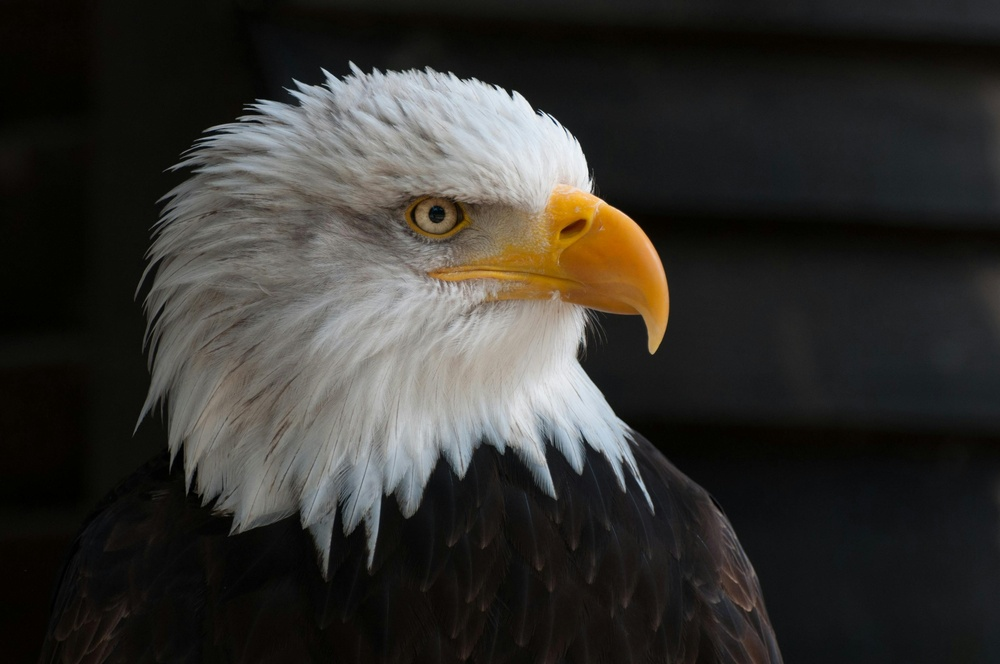
//> input picture image.jpg, 1000 x 664 px, shrunk from 3289 x 2184 before the run
$ ./add_text image.jpg   (built with g++ and OpenCV 4)
//> lines starting //> are read from the running program, lines starting //| are printed output that depends on the picture; after the words box and inside, x2 and y2 are one past the last pixel; in counts of white or black regions, pixels touching at a corner belong together
#include <opencv2/core/core.hpp>
#include <opencv2/highgui/highgui.hpp>
#include <opencv2/imgproc/imgproc.hpp>
#include <iostream>

using namespace std;
using namespace cv;

// Global variables
int fontSize = 20;
Scalar color = Scalar(255, 0, 0); // Default color
int fontweight = 3;
Mat image;

// Mouse callback function
void mouseCallback(int event, int x, int y, int flags, void* userdata) {
    if (event == EVENT_MOUSEWHEEL) {
        if (flags > 0) {
            // Scroll up, increase font size
            fontSize += 5;
        } else {
            // Scroll down, decrease font size
            fontSize = max(5, fontSize - 5); // Ensure fontSize does not become negative
        }

        // Update font size display
        Mat fontDisplay = Mat::zeros(50, 200, CV_8UC3); // Create a black image to display font size
        putText(fontDisplay, "Font Size: " + to_string(fontSize), Point(10, 30), FONT_HERSHEY_SIMPLEX, 0.8, Scalar(255, 255, 255), 2);
        imshow("Font Size Display", fontDisplay);

        // Add text with updated font size
        Mat tempImage = image.clone();
        putText(tempImage, "Sample Text", Point(20, 50), FONT_HERSHEY_SIMPLEX, fontSize, color, fontweight);
        imshow("image proc. st. 1.0", tempImage);
    }
}

int main(int argc, char *argv[]) {
    if (argc != 2) {
        cout << "usage: [add_text image.jpg/png]" << endl;
        return 0;
    }

    image = imread(argv[1], IMREAD_COLOR);
//> image is the input picture: 664 rows x 1000 cols, CV_8UC3; mean B, G, R 46.2, 49.9, 51.6
    if (image.empty()) {
        cout << "unable to load " << argv[1] << endl;
        return 0;
    }

    // Create a window to display font size
    namedWindow("Font Size Display");
    moveWindow("Font Size Display", 20, 20);

    // Update font size display
    Mat fontDisplay = Mat::zeros(50, 200, CV_8UC3); // Create a black image to display font size
    putText(fontDisplay, "Font Size: " + to_string(fontSize), Point(10, 30), FONT_HERSHEY_SIMPLEX, 0.8, Scalar(255, 255, 255), 2);
    imshow("Font Size Display", fontDisplay);
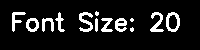
//> window 'Font Size Display': 50 rows x 200 cols, CV_8UC3; 10.7% white; 13 white regions (3 under 20 px), largest, box (x1, y1, x2, y2) and area: (79, 12, 93, 32) 139, (166, 12, 180, 32) 138, (150, 12, 164, 32) 131

    // Create window for the image
    namedWindow("image proc. st. 1.0");
    moveWindow("image proc. st. 1.0", 20, 100);

    setMouseCallback("image proc. st. 1.0", mouseCallback);

    putText(image, "Sample Text", Point(20, 50), FONT_HERSHEY_SIMPLEX, fontSize, color, fontweight);
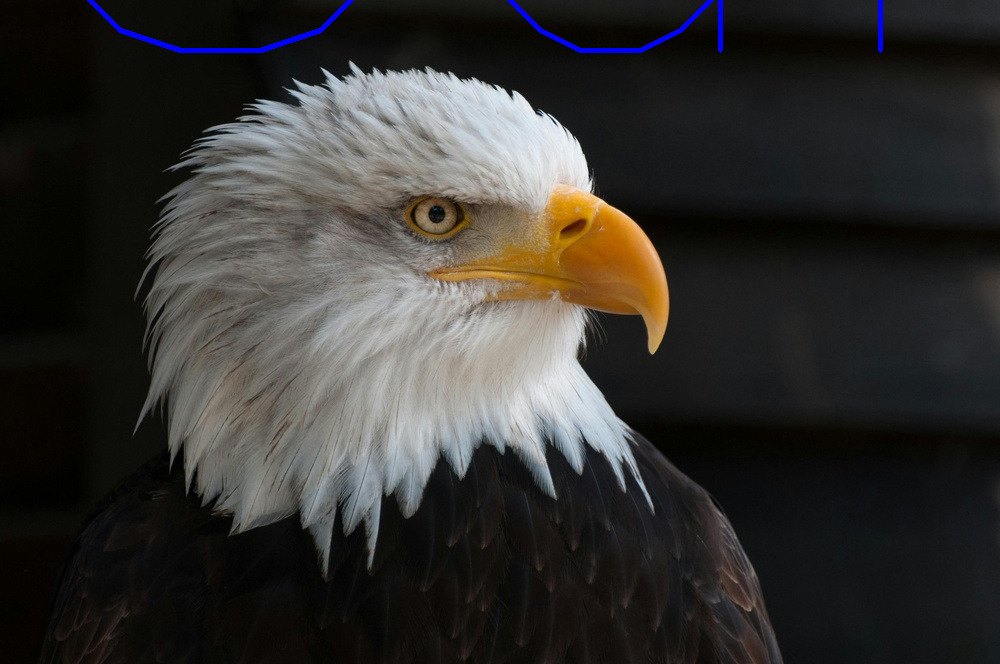
//> image: 664 rows x 1000 cols, CV_8UC3; 0.48% of pixels changed, all inside (x1, y1, x2, y2) = (87, 0, 883, 53)
    imshow("image proc. st. 1.0", image);
    waitKey(0);

    return 0;
}
